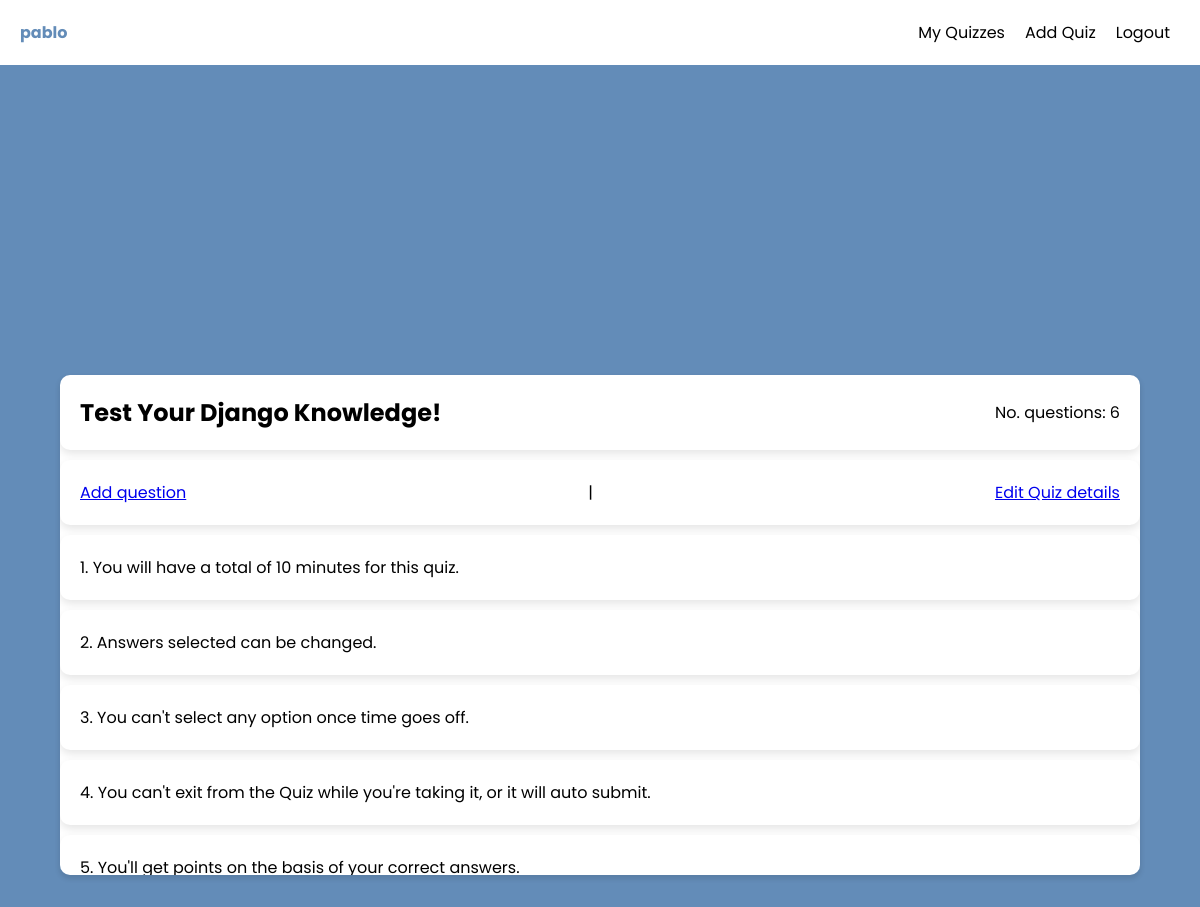
/take_quiz.php?quiz_id=5 (signed in), run on the app's committed database.
### tables this page shows
CREATE TABLE `Quiz` (
  `id` int(11) NOT NULL,
  `title` varchar(30) NOT NULL,
  `duration` int(11) NOT NULL,
  `number_of_questions` int(11) DEFAULT 0,
  `number_of_enteries` int(11) DEFAULT 0,
  `number_of_passes` int(11) DEFAULT 0,
  `number_of_fails` int(11) DEFAULT 0,
  `created_at` datetime NOT NULL DEFAULT curtime(),
  `creator_id` int(11) DEFAULT NULL
);

### includes/question_and_option_models.php (called while the page is built, shortened)
<?php
function get_quiz(object $pdo, int $quiz_id) {
    $query = "SELECT * FROM Quiz WHERE id = :quiz_id;";
    $statement = $pdo->prepare($query);
    $statement->bindParam(':quiz_id', $quiz_id);
    $statement->execute();
    $result = $statement->fetch(PDO::FETCH_ASSOC);
    return $result;
}

### take_quiz.php (shortened to what this page needs)
<?php
require_once 'includes/db.php';
require_once 'includes/question_and_option_models.php';
$quiz = get_quiz($pdo, intval($_GET["quiz_id"]));
?>
<!DOCTYPE html>
<html lang="en">
<head>
    <link rel="stylesheet" href="./static/style.css">
</head>
<body>
   <?php
   include 'nav.php';
   ?>
    <div class="container" id="brief">
        <div class="question-body">
            <div class="info">
            <?php
                if ($_SESSION["user"]["id"] == $quiz["creator_id"]) {
                    echo '<span>' . $quiz["title"] . '</a></span>';
                } else {
                    echo '<span>' . $quiz["title"] . '</span>';
                }
            ?>
            <?php echo '<span> No. questions: ' . $quiz["number_of_questions"] . '</span>' ?>
            </div>
            <?php
                if ($_SESSION["user"]["id"] == $quiz["creator_id"]) {
                    echo '<div class="info">
                                <a href="add_question.php?quiz_id=' . $_GET["quiz_id"] . '">Add question</a>
                                <span>|</span>
                                <a href="edit-quiz.php?quiz_id=' . $_GET["quiz_id"] . '"> Edit Quiz details </a>
                            </div>';
                }
            ?>
            <?php echo '<div class="info">1. You will have a total of ' . $quiz["duration"] . ' minutes for this quiz.</div>' ?>
            <div class="info">2. Answers selected can be changed.</div>
            <div class="info">3. You can't select any option once time goes off.</div>
            <div class="info">4. You can't exit from the Quiz while you're taking it, or it will auto submit.</div>
            <div class="info">5. You'll get points on the basis of your correct answers.</div>
        </div>
    </div>
</body>
</html>

### static/style.css (style rules this page uses)
* { padding: 0; margin: 0; box-sizing: border-box; font-family: 'Poppins', sans-serif; }
.container { height: 100vh; background-color: #638CB8; display: flex; justify-content: center; align-items: center; }
.question-body { width: 90%; min-width: 50%; max-height: 500px; overflow-y: scroll; background-color: #fff; border-radius: 10px; box-shadow: 0px 3px 5px 1px rgba(0,0,0,0.1); display: flex; flex-direction: column; }
.info { height: 80px; background-color: #fff; display: flex; justify-content: space-between; align-items: center; box-shadow: 0px 4px 8px rgba(0, 0, 0, 0.1); padding: 20px; border-radius: 10px; margin-bottom: 10px; }
.info > span:first-child { font-weight: bold; font-size: x-large; }

### data on the page
quiz: title "Test Your Django Knowledge!", number_of_questions "6", duration "10"

### other printed values
$_SESSION["user"]["username"] "pablo"
